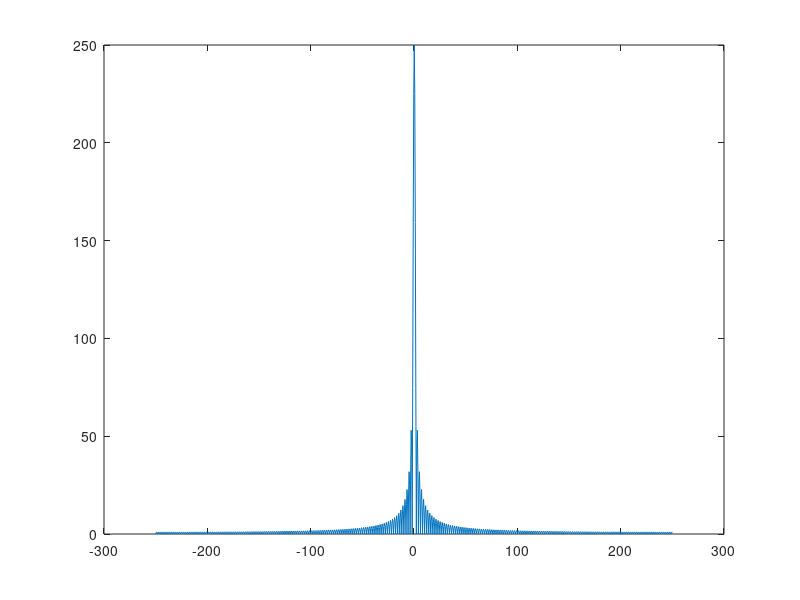

Write MATLAB code to recreate this figure.
T = 1; % Pulse width
t = linspace(-2*T, 2*T, 1000); % Time vector over a longer interval 

% Define the rectangular pulse 
x = double(abs(t) <= T/2); % Compute the Fourier Transform 
X = fftshift(fft(x)); % Define the frequency vector 
Fs = 1000 / (2*T); % Sampling frequency 
N = length(t); 
f = linspace(-Fs/2, Fs/2, N); % Frequency vector including negative frequencies 

plot(f, abs(X));

total_energy = sum(abs(X(N/2 : end)).^2); % Sum of squared magnitudes 
cumulative_energy = cumsum(abs(X(N/2 : end)).^2); % Cumulative sum of squared magnitudes 
cumulative_energy_normalized = cumulative_energy / total_energy; 

index_90 = find(cumulative_energy_normalized >= 0.9, 1, 'first'); 
frequency_90 = f(N/2 + index_90)